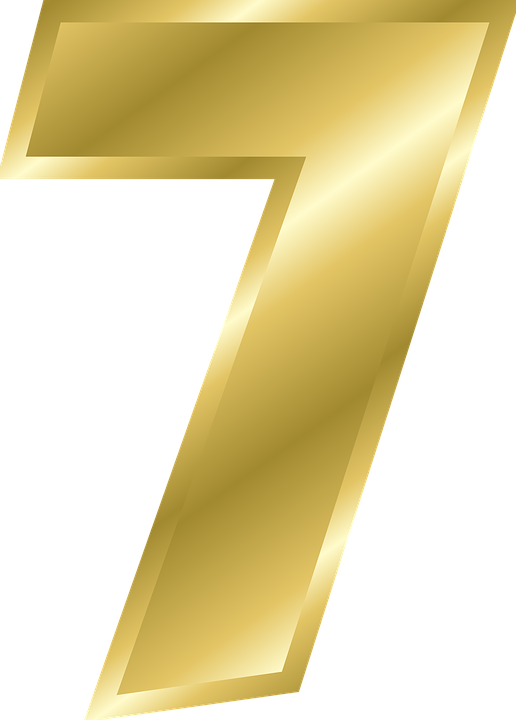
#> input picture data_exercise36/digit-7.png, 516 x 720 px, found by its file name
$ python Exercise36.py
#> lines starting #> are read from the running program, lines starting #| are printed output that depends on the picture
#Coder: Tran Duy Thanh
#Email: thanhtd@uel.edu.vn
#Phone: 0987773061
#Blog for self-study: https://tranduythanh.com

import  sklearn.datasets
import  matplotlib.pyplot as plt
import sklearn.svm
from PIL import Image
import numpy as np
from sklearn.model_selection import  train_test_split

digits=sklearn.datasets.load_digits()
# If the value is set to 0, it is always separated in the same form.
x_train, x_test, y_train,y_test=train_test_split(digits.data,
            digits.target,test_size=0.25, random_state=0)
for i in range(30):
    plt.subplot(3,10,i+1)
    plt.axis("off")
    plt.title(digits.target[i])
    plt.imshow(digits.images[i],cmap="Blues")
plt.show()
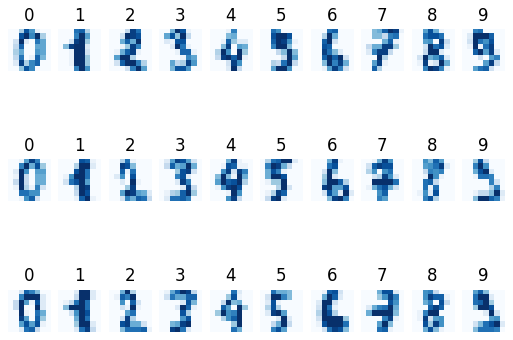
#> figure drawn by matplotlib, 30 panels

def conv_image_to_data(filename):
#> called with filename = 'data_exercise36\\digit-7.png'
    blackImage=Image.open(filename).convert('L')#gray scale
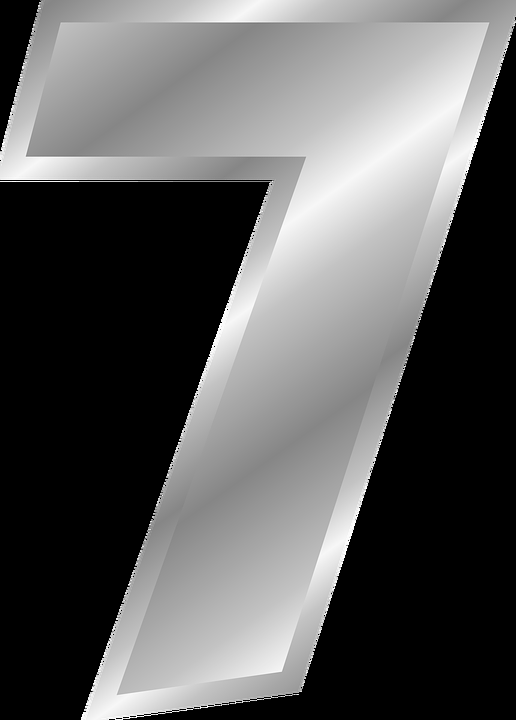
#> blackImage: PIL image 516x720 L; min 0, max 255, mean 93.6
    blackImage=blackImage.resize((8,8))
    digitImage=np.asarray(blackImage,dtype=float)

    digitImage=16*np.divide(blackImage,256)
    digitImage=np.floor(16-digitImage)
    digitImage=digitImage.flatten()
#> digitImage = 64 values, max 16 at index 24, min 1 at index 14, mean 9.64

    plt.imshow(blackImage,cmap="Blues")
    plt.show()
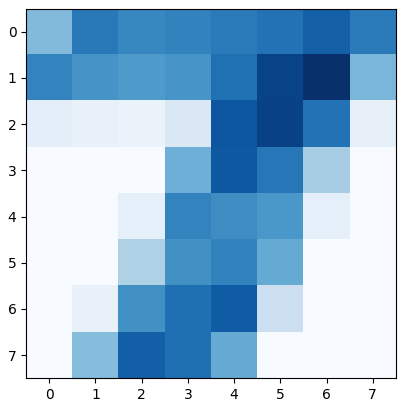
#> figure drawn by matplotlib, 1 panel
    print(digitImage)
#| [ 9.  5.  6.  5.  5.  5.  3.  5.  5.  6.  7.  7.  4.  2.  1.  9. 14. 14.
#|  15. 13.  3.  2.  5. 14. 16. 16. 16.  8.  3.  5. 10. 16. 16. 16. 14.  5.
#|   6.  7. 14. 16. 16. 16. 11.  6.  5.  8. 16. 16. 16. 14.  6.  4.  3. 12.
#|  16. 16. 16.  9.  3.  4.  8. 16. 16. 16.]

    return digitImage

learning_model=sklearn.svm.SVC(gamma=0.001)

learning_model.fit(x_train,y_train)
score = learning_model.score(x_test,y_test)
print("score=",score)

data=conv_image_to_data("data_exercise36\digit-7.png")
#> data has the same summary as digitImage in conv_image_to_data

n=learning_model.predict([data])
#> n = [1]
print("What is the predicted number?",n)
#| What is the predicted number? [1]

$ run again, with data_exercise36/digit-1.png copied over data_exercise36/digit-7.png
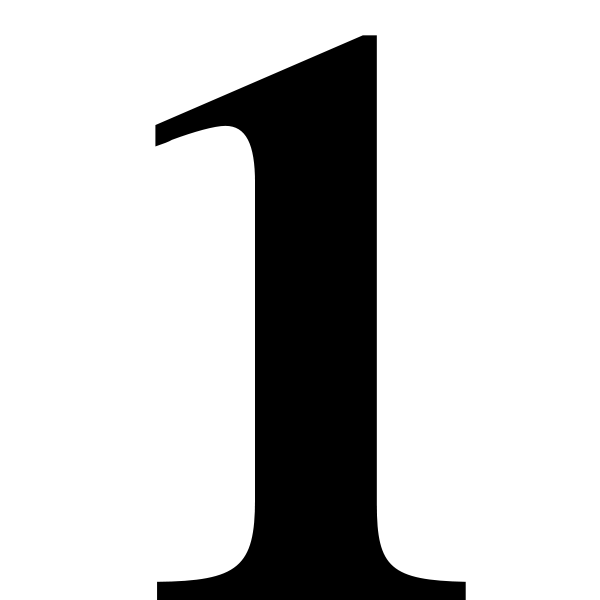
#> input picture data_exercise36/digit-1.png, 600 x 600 px, found by its file name
#> blackImage: PIL image 600x600 L; every value is 0
#> digitImage = 64 values from 16 to 16
#> in conv_image_to_data, `plt.show()`:
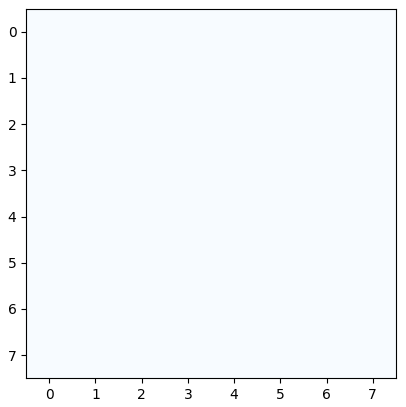
#> figure drawn by matplotlib, 1 panel
#| [16. 16. 16. 16. 16. 16. 16. 16. 16. 16. 16. 16. 16. 16. 16. 16. 16. 16.
#|  16. 16. 16. 16. 16. 16. 16. 16. 16. 16. 16. 16. 16. 16. 16. 16. 16. 16.
#|  16. 16. 16. 16. 16. 16. 16. 16. 16. 16. 16. 16. 16. 16. 16. 16. 16. 16.
#|  16. 16. 16. 16. 16. 16. 16. 16. 16. 16.]
#> n = [1]
#| What is the predicted number? [1]

$ run again, with data_exercise36/digit-3.png copied over data_exercise36/digit-7.png
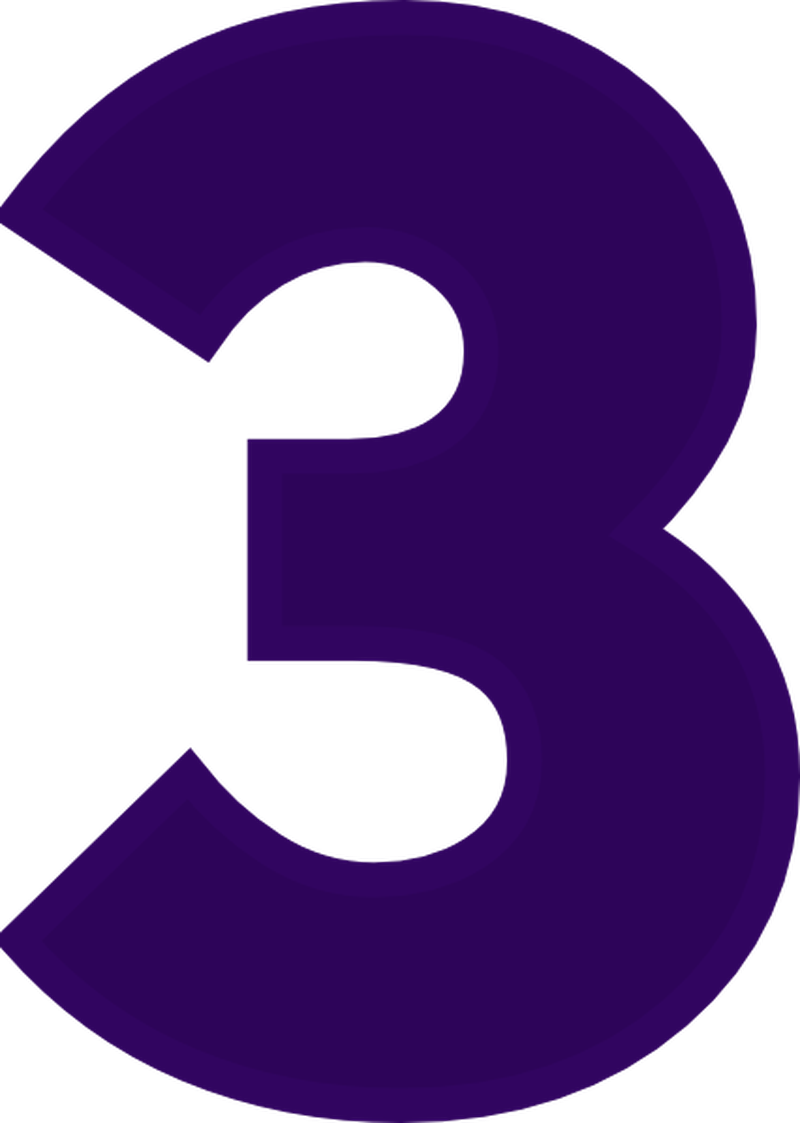
#> input picture data_exercise36/digit-3.png, 800 x 1123 px, found by its file name
#> in conv_image_to_data, `blackImage=Image.open(filename).convert('L')#gray scale`:
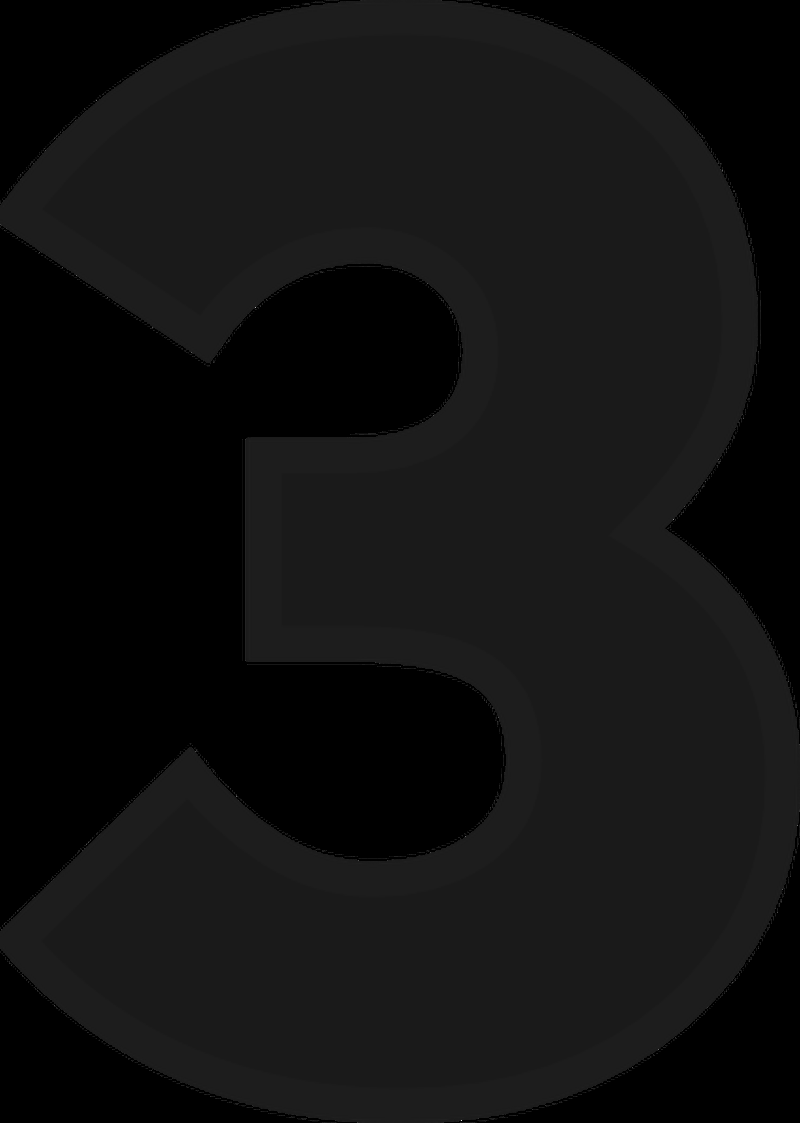
#> blackImage: PIL image 800x1123 L; min 0, max 226, mean 16.9
#> digitImage = 64 values, max 16 at index 7, min 14 at index 2, mean 14.47
#> in conv_image_to_data, `plt.show()`:
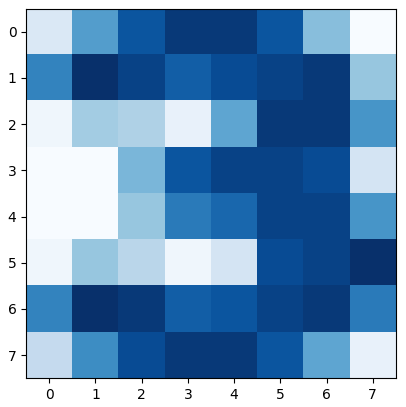
#> figure drawn by matplotlib, 1 panel
#| [15. 15. 14. 14. 14. 14. 15. 16. 14. 14. 14. 14. 14. 14. 14. 15. 15. 15.
#|  15. 15. 15. 14. 14. 14. 16. 16. 15. 14. 14. 14. 14. 15. 16. 16. 15. 14.
#|  14. 14. 14. 14. 15. 15. 15. 15. 15. 14. 14. 14. 14. 14. 14. 14. 14. 14.
#|  14. 14. 15. 14. 14. 14. 14. 14. 15. 15.]
#> data has the same summary as digitImage in conv_image_to_data
#> n = [1]
#| What is the predicted number? [1]

$ run again, with data_exercise36/digit-4.png copied over data_exercise36/digit-7.png
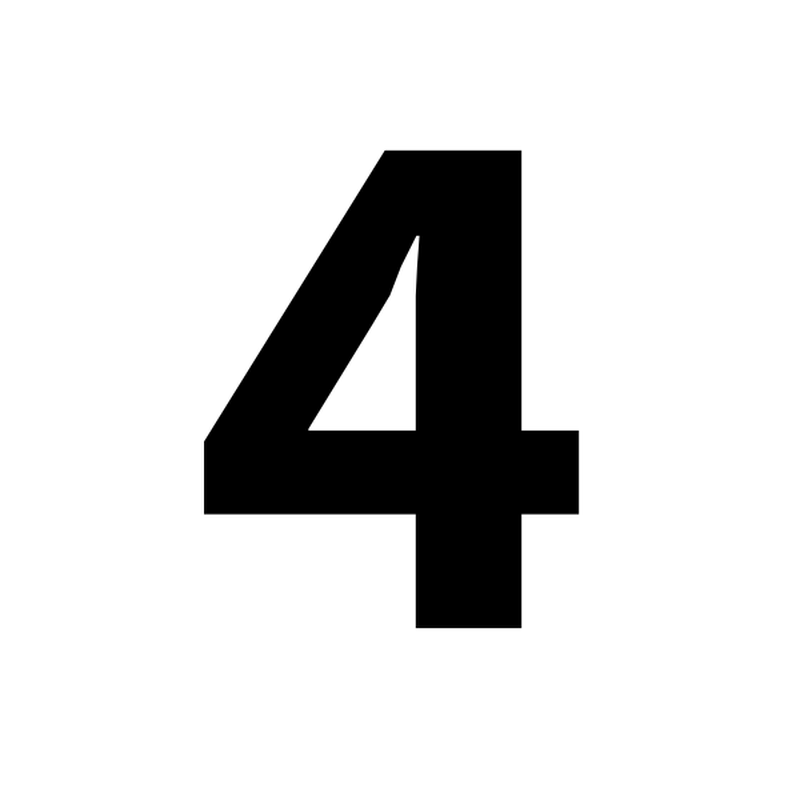
#> input picture data_exercise36/digit-4.png, 800 x 800 px, found by its file name
#> blackImage: PIL image 800x800 L; every value is 0
#> digitImage = 64 values from 16 to 16
#> in conv_image_to_data, `plt.show()`:
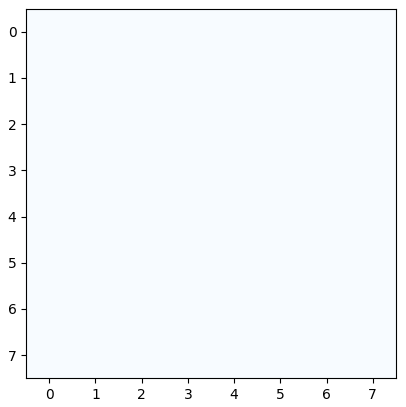
#> figure drawn by matplotlib, 1 panel
#| [16. 16. 16. 16. 16. 16. 16. 16. 16. 16. 16. 16. 16. 16. 16. 16. 16. 16.
#|  16. 16. 16. 16. 16. 16. 16. 16. 16. 16. 16. 16. 16. 16. 16. 16. 16. 16.
#|  16. 16. 16. 16. 16. 16. 16. 16. 16. 16. 16. 16. 16. 16. 16. 16. 16. 16.
#|  16. 16. 16. 16. 16. 16. 16. 16. 16. 16.]
#> n = [1]
#| What is the predicted number? [1]
